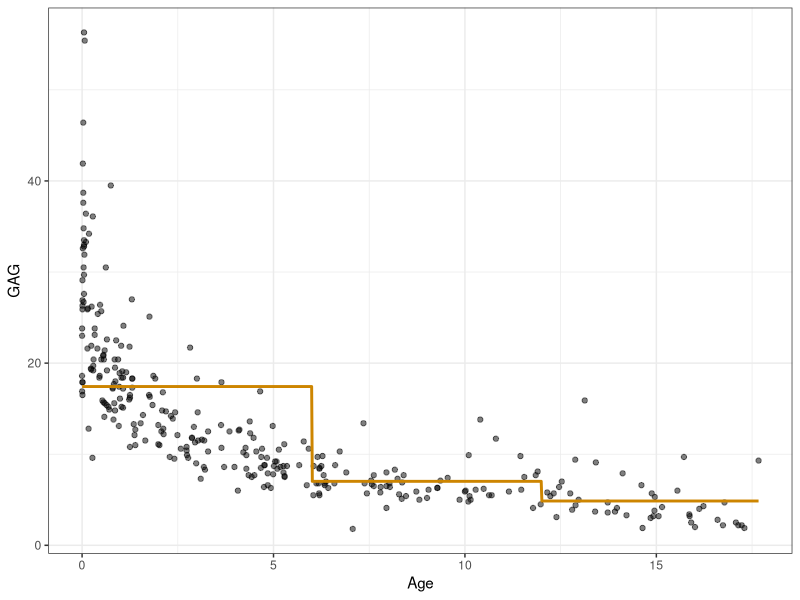
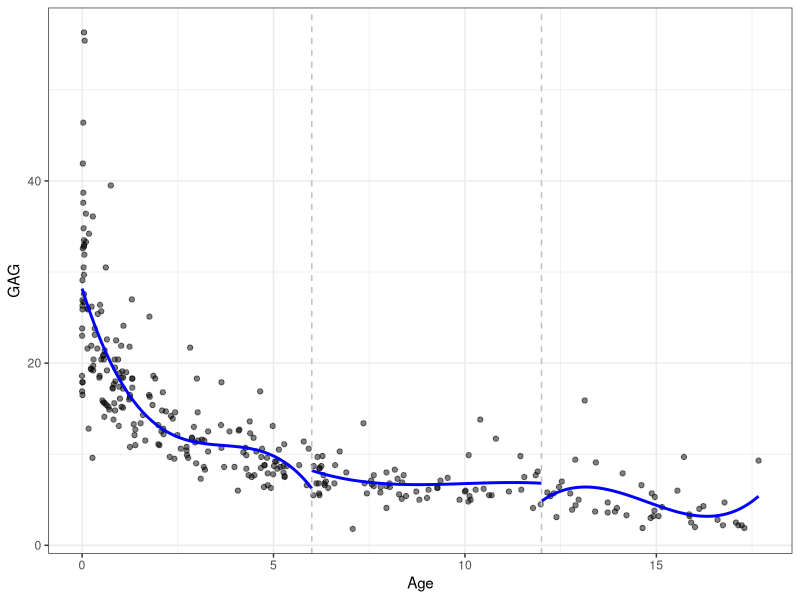
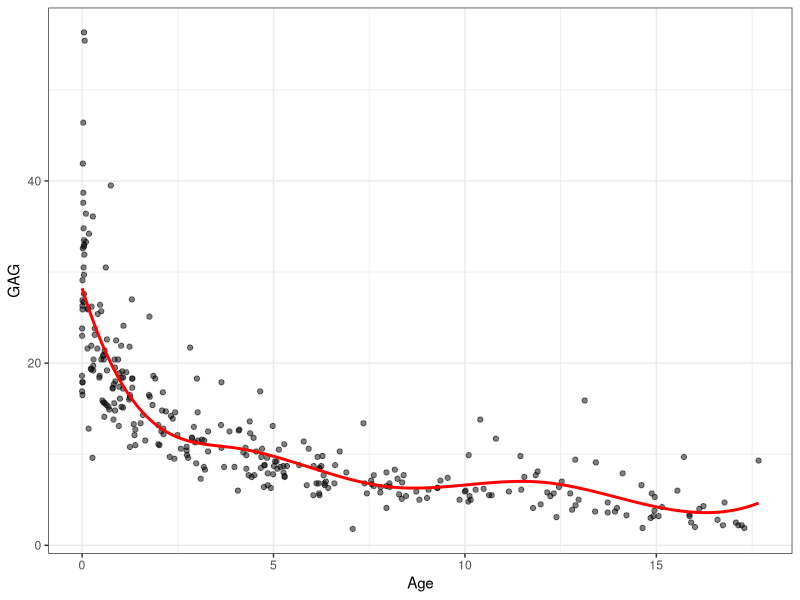
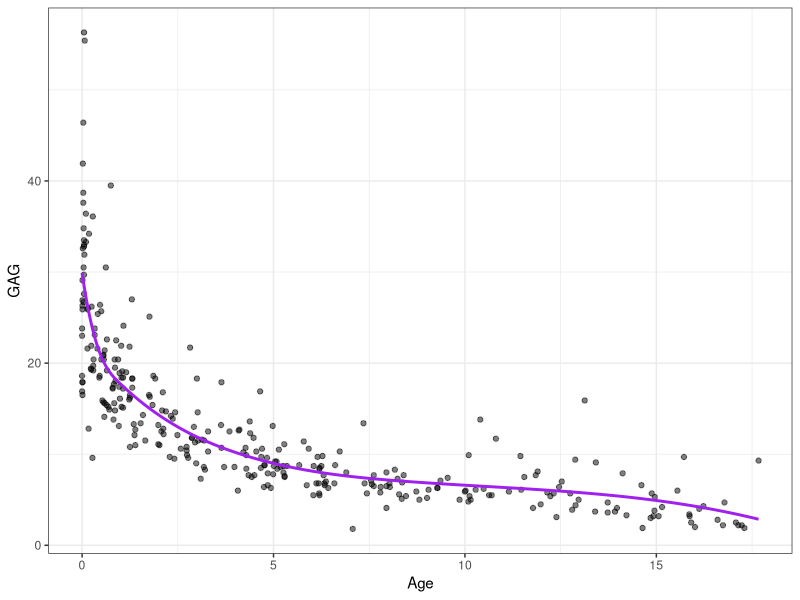
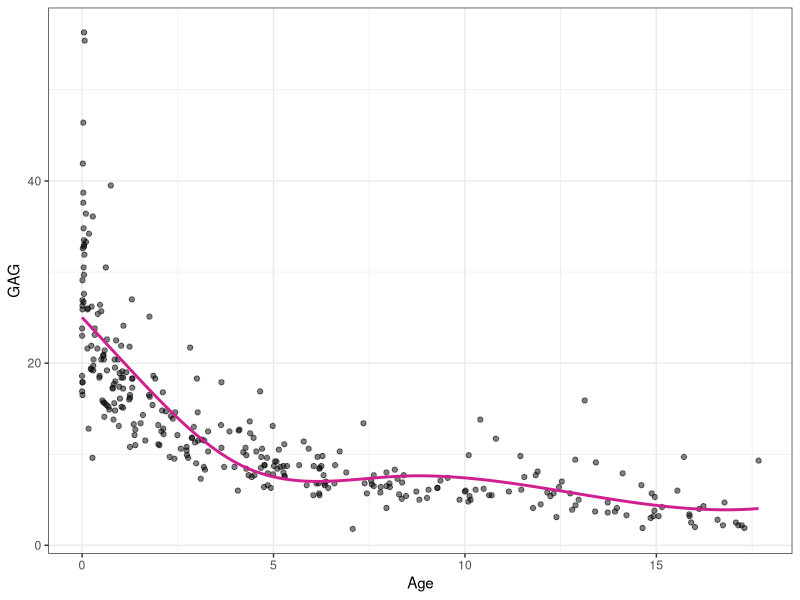
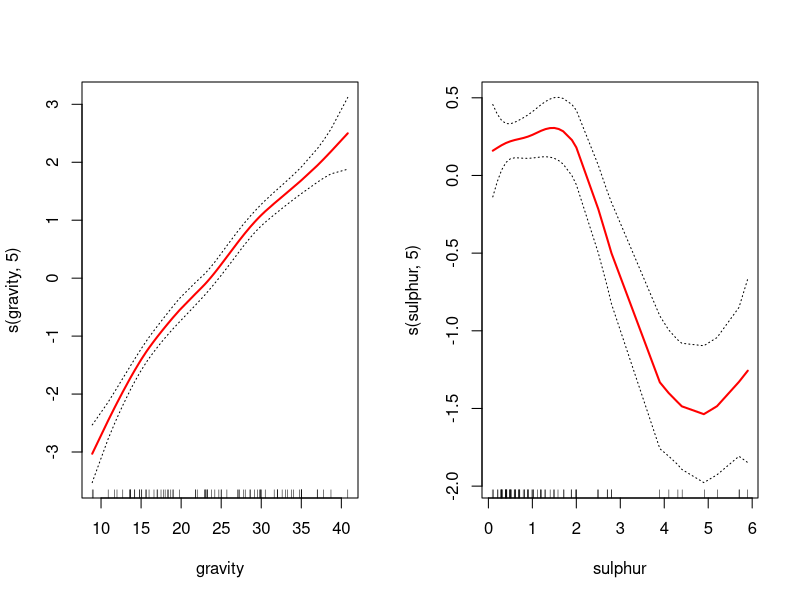
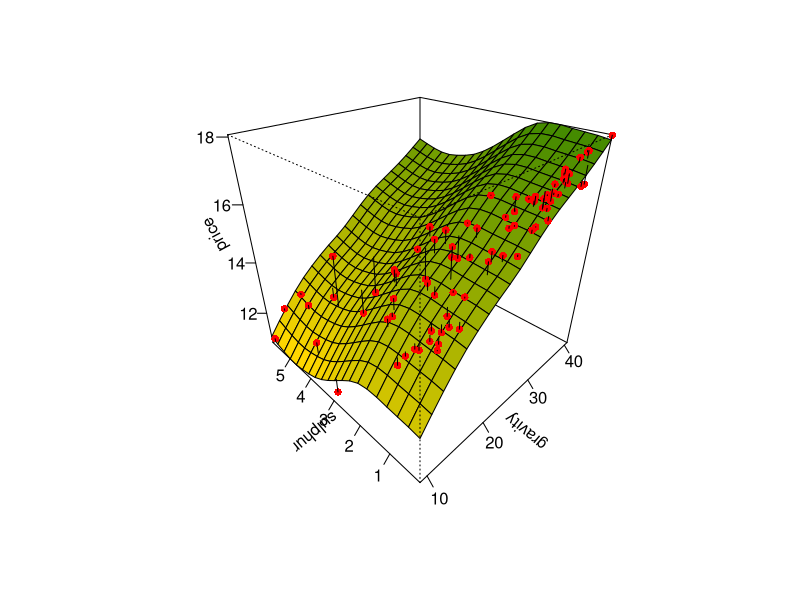

Write the R code that produced these figures, in order.
## ---- chunk 1
#| message: false
#| warning: false
#| echo: false
library(MASS)
data(GAGurine)
# ?GAGurine
dados <- GAGurine
## ---- chunk 2
#| message: false
#| warning: false
#| echo: false
library(ggplot2)
pdata <- ggplot(dados, aes(x=Age, y=GAG)) + 
  geom_point(alpha=0.5) +
  theme_bw()
## ---- chunk 3
#| message: false
#| warning: false
#| echo: false
set.seed(45)
tr <- round(0.8*nrow(dados))
treino <- sample(nrow(dados), tr, replace = F)
dados.treino <- dados[treino,]
dados.teste <- dados[-treino,]
## ---- chunk 4
#| message: false
#| warning: false
#| echo: false
lm_pas <- lm(GAG ~ 1 + I(1*(Age<6)) + (1*I(Age>= 6 & Age<12)) +  I(1*(Age>=12)), dados.treino)

x_grid <- seq(min(dados$Age), max(dados$Age), length=1000)
pred_pas <- predict(lm_pas, newdata = data.frame(Age=x_grid))
pred_pas <- data.frame(Age=x_grid,
                       GAG=pred_pas)
## ---- chunk 5
#| message: false
#| warning: false
#| echo: false
# library(dplyr)
# 
# beta0 <- mean(dados$GAG)
# beta1 <- unlist(dados |>
#                   filter(Age<6) |> 
#                   summarise(GAG = mean(GAG)) - beta0
#                 )
# beta2 <- unlist(dados |>
#                   filter(Age>= 6) |>
#                   filter(Age<12) |>
#                   summarise(GAG = mean(GAG)) - beta0
#                   )
# beta3 <- unlist(dados |>
#                   filter(Age>= 12) |> 
#                   summarise(GAG = mean(GAG)) - beta0
#                   )
# 
# reg_pas <- function(xx) {
#   y_hat <- beta0 + 
#     ifelse(xx<6, beta1, 0) + 
#     ifelse((xx>= 6 & xx<12), beta2, 0) + 
#     ifelse(xx>=12, beta3, 0) 
#   return(y_hat)
# }
# 
# x_grid <- seq(min(dados$Age), max(dados$Age), length=1000)
# 
# pred_pas <- data.frame(Age=x_grid,
#                        GAG=reg_pas(x_grid))
## ---- chunk 6
#| message: false
#| warning: false
#| echo: false
pdata + geom_line(data=pred_pas, aes(x=Age,y=GAG), 
                  col = "orange3", lwd=1) 
  # geom_vline(xintercept = 8, lty=2,col="grey")
## ---- chunk 7
#| message: false
#| warning: false
#| echo: false
# lm_pl <- lm(GAG ~ 1 + I(Age*(Age<6)) + (Age*I(Age>= 6 & Age<12)) +  I(Age*(Age>=12)), dados.treino)
# 
# pred_pl <- predict(lm_pl, newdata = data.frame(Age=x_grid))
# pred_pl <- data.frame(Age=x_grid,
#                        GAG=pred_pl)
## ---- chunk 8
#| message: false
#| warning: false
#| echo: false
# pdata + geom_line(data=pred_pl, aes(x=Age,y=GAG), 
#                   col = "blue2", lwd=1) +
#   geom_vline(xintercept = c(6,12), lty=2,lwd=1, col="grey")
## ---- chunk 9
#| message: false
#| warning: false
#| echo: false
library(dplyr)
lm_l6 <- lm(GAG ~ Age + I(Age^2) + I(Age^3),
             dados.treino |> filter(Age<6))
lm_l612 <- lm(GAG ~ Age + I(Age^2) + I(Age^3),
             dados.treino |> filter(Age>=6 & Age<12))
lm_g12 <- lm(GAG ~ Age + I(Age^2) + I(Age^3),
             dados.treino |> filter(Age>=12))

x_grid_l6 <- seq(min(dados$Age),6, length=50)
pred_l6 <- predict(lm_l6, newdata = data.frame(Age=x_grid_l6))
pred_l6 <- data.frame(Age=x_grid_l6,
                       GAG=pred_l6)

x_grid_l612 <- seq(6,12, length=50)
pred_l612 <- predict(lm_l612, newdata = data.frame(Age=x_grid_l612))
pred_l612 <- data.frame(Age=x_grid_l612,
                       GAG=pred_l612)

x_grid_g12 <- seq(12, max(dados$Age), length=50)
pred_g12 <- predict(lm_g12, newdata = data.frame(Age=x_grid_g12))
pred_g12 <- data.frame(Age=x_grid_g12,
                       GAG=pred_g12)
## ---- chunk 10
#| message: false
#| warning: false
#| echo: false
pdata + geom_line(data=pred_l6, aes(x=Age,y=GAG), 
                  col = "blue", lwd=1) +
  geom_line(data=pred_l612, aes(x=Age,y=GAG), 
            col = "blue", lwd=1) +
  geom_line(data=pred_g12, aes(x=Age,y=GAG), 
            col = "blue", lwd=1) +
  geom_vline(xintercept = c(6,12), lty=2,col="grey")
## ---- chunk 11
#| message: false
#| warning: false
#| echo: false
lm_cub <- lm(GAG ~ Age + I(Age^2) + I(Age^3) + I((Age-4)^3*(Age>=4)) +
               I((Age-8)^3*(Age >= 8)) +
               I((Age-12)^3*(Age >= 12)),
             dados.treino)

pred_cub <- predict(lm_cub, newdata = data.frame(Age=x_grid))
pred_cub <- data.frame(Age=x_grid,
                       GAG=pred_cub)
## ---- chunk 12
#| message: false
#| warning: false
#| echo: false
pdata + geom_line(data=pred_cub, aes(x=Age,y=GAG), 
                  col = "red", lwd =1)
## ---- chunk 13
#| message: false
#| warning: false
#| echo: false
knots <- quantile(dados$Age)[2:4]
lm_cub_ <- lm(GAG ~ Age + I(Age^2) + I(Age^3) + I((Age-knots[1])^3*(Age>=knots[1])) +
               I((Age-knots[2])^3*(Age >= knots[2])) +
               I((Age-knots[3])^3*(Age >= knots[3])),
             dados.treino)

pred_cub_ <- predict(lm_cub_, newdata = data.frame(Age=x_grid))
pred_cub_ <- data.frame(Age=x_grid,
                        GAG=pred_cub_)
## ---- chunk 14
#| message: false
#| warning: false
#| echo: false
pdata + geom_line(data=pred_cub_, aes(x=Age,y=GAG), 
                  col = "purple", lwd=1)
## ---- chunk 15
#| message: false
#| warning: false
#| echo: false
knots <- quantile(dados$Age)[2:4]
lm_cub_ <- lm(GAG ~ Age + I((Age-knots[1])^3*(Age>=knots[1])) +
               I((Age-knots[2])^3*(Age >= knots[2])) +
               I((Age-knots[3])^3*(Age >= knots[3])),
             dados.treino)

pred_cub_ <- predict(lm_cub_, newdata = data.frame(Age=x_grid))
pred_cub_ <- data.frame(Age=x_grid,
                        GAG=pred_cub_)
## ---- chunk 16
#| message: false
#| warning: false
#| echo: false
pdata + geom_line(data=pred_cub_, aes(x=Age,y=GAG), 
                  col = "violetred", lwd=1)
## ---- chunk 17
#| message: false
#| warning: false
#| echo: false
library(AER)
data(USCrudes)
# ?USCrudes
dados <- USCrudes

set.seed(11)
tr <- round(0.8*nrow(dados))
treino <- sample(nrow(dados), tr, replace = F)

library(gam)
gam2 <- gam(price~s(gravity,5) + s(sulphur,5), family = gaussian, dados[treino,])
## ---- chunk 18
#| message: false
#| warning: false
#| echo: false

par(mfrow = c(1,2))
plot(gam2, se=TRUE, col ="red", lwd = 2)
## ---- chunk 19
#| message: false
#| warning: false
#| echo: false
#| fig-width: 8
#| fig-height: 8

xs <- seq(min(dados$gravity), max(dados$gravity), length = 20)
ys <- seq(min(dados$sulphur), max(dados$sulphur), length = 20)
xys <- expand.grid(xs,ys)
colnames(xys) <- c("gravity", "sulphur")

zs <- matrix(predict(gam2, xys), nrow = length(xs))

n.cols <- 100
palette <- colorRampPalette(c("gold", "chartreuse4"))(n.cols)
zfacet <- zs[-1, -1] + zs[-1, -20] + zs[-20, -1] + zs[-20, -20]
facetcol <- cut(zfacet, n.cols)

par(mfrow = c(1,1))
p1 <- persp(x=xs, y=ys, z=zs, theta=-45, phi=30, ticktype='detailed', 
            xlab="gravity", ylab="sulphur", zlab="price", col = palette[facetcol])

obs <- with(dados[treino,], trans3d(gravity,sulphur,price,p1))

pred <- with(dados[treino,], trans3d(gravity,sulphur,gam2$fitted.values,p1))

points(obs, col = "red", pch = 16)
segments(obs$x, obs$y, pred$x, pred$y)
